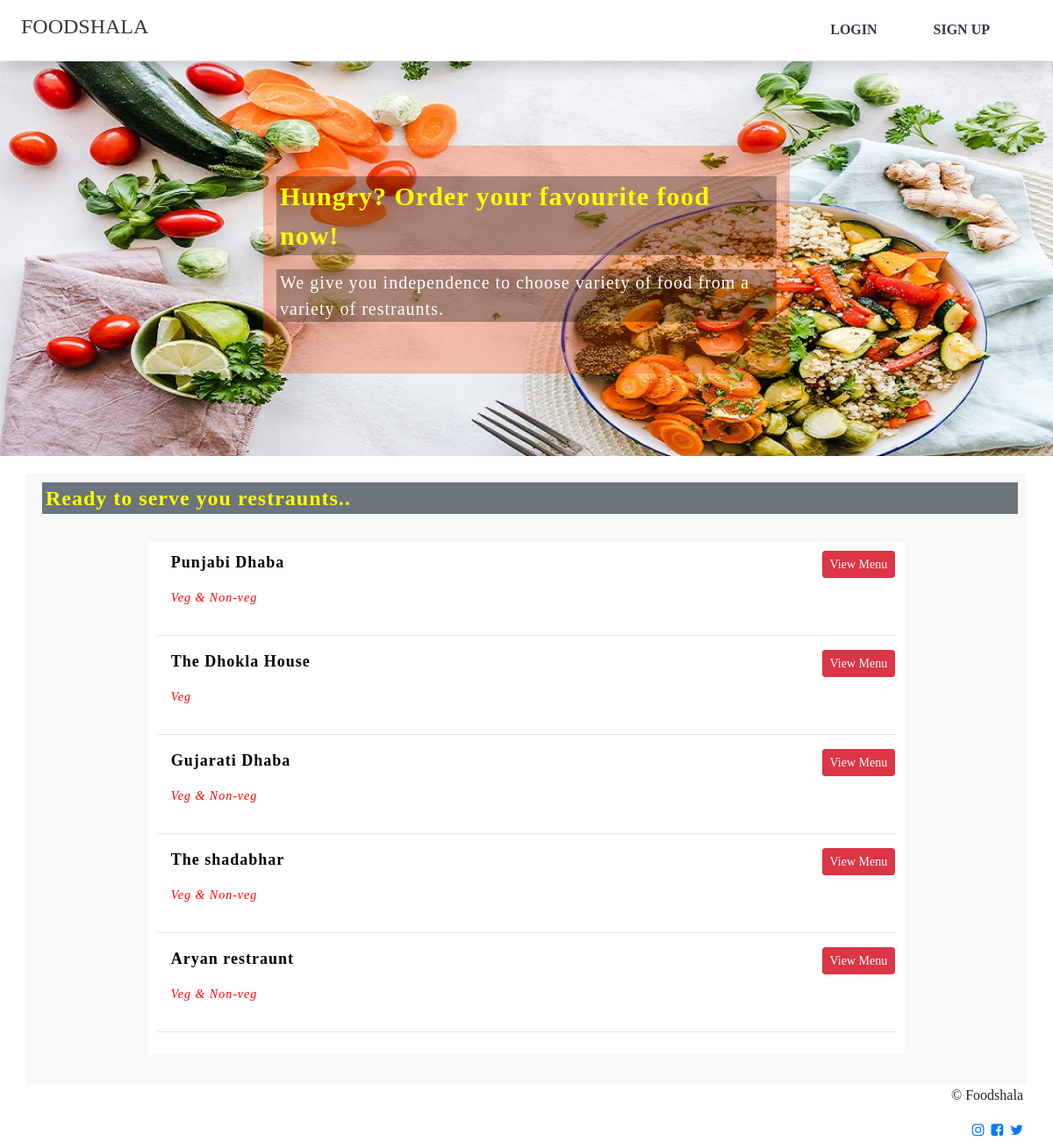
The page / on the database its author committed.
### tables this page shows
CREATE TABLE `restraunts` (
  `restraunt_id` int(11) NOT NULL,
  `restraunt_name` varchar(255) NOT NULL,
  `restraunt_email` varchar(255) NOT NULL,
  `password` varchar(255) NOT NULL,
  `restraunt_address` varchar(255) NOT NULL,
  `restraunt_contact` varchar(255) NOT NULL,
  `restraunt_category` varchar(255) NOT NULL
);

### index.php (called while the page is built)
<?php
require "includes/dbConnection.php";
?>
<?php
include "includes/header.php";
?>
<?php
include "includes/navbar.php";
?>
<?php
 include "includes/mainBanner.php";
?>
<?php
include "includes/restrauntList.php";
?>
<?php
include "includes/footer.php";
?>

### includes/restrauntList.php (the view, shortened to what this page needs)
<section class="restrauntList">
<div class="container">
	<div class="row pb-4">
        <div class="col-sm-12 pb-3">
          <p class="font-weight-bold bg-secondary ml-2 pl-1">Ready to serve you restraunts.. </p>
        </div>
        <div class="col-sm-9 innerRow">
        <?php
              $query = "SELECT * FROM restraunts";
              $result = mysqli_query($con, $query)or die($mysqli_error($con));
              $num = mysqli_num_rows($result);
              if($num >= 1)
              {
               while($row=mysqli_fetch_array($result))
                {
                 ?>
                 <div class="row ml-auto innerDiv">
                  <div class="ml-3">
                    <?php
                  echo "
                    <p class='restrauntName'><b>".$row['restraunt_name']."</b></p><p class='restrauntCtg'><i>".$row['restraunt_category']."</i></p>";
                  ?>
                </div>
                  <div class="mr-3">
                    <?php
                  echo "<a href='restrauntMenu.php?id={$row['restraunt_id']}'><button class='btn btn-danger btn-sm' type='submit' value='View Menu'>View Menu</button></a>";
                   ?>
                  </div>
                </div>
                <hr/>
                <?php
                }
              }
              ?>
            </div>
        	</div>
        </div>
</section>

### css/myStyle.css (style rules this page uses)
body { font-family: 'oswald', san-serif; }
.restrauntList { margin-top:20px; }
.restrauntList .container { background-color:#f8f8f8 ; letter-spacing: 1px; padding:10px; }
.restrauntList .container .row { font-size: 18px; }
.restrauntList .container .row p { font-size: 24px; color:rgba(255, 255, 0);; }
.restrauntList .container .innerRow { letter-spacing: 1px; padding:10px; margin:0 auto; background-color: #fff; }
.restrauntList .container .innerRow .innerDiv { display: flex; justify-content: space-between; }
.restrauntList .container .innerRow .innerDiv .restrauntName { font-size: 18px; color:black; }
.restrauntList .container .innerRow .innerDiv .restrauntCtg { font-size: 14px; color:red; }

### rows shown on the page
restraunts: restraunt_name "Punjabi Dhaba", restraunt_category "Veg & Non-veg"
restraunts: restraunt_name "The Dhokla House", restraunt_category "Veg"
restraunts: restraunt_name "Gujarati Dhaba", restraunt_category "Veg & Non-veg"
restraunts: restraunt_name "The shadabhar", restraunt_category "Veg & Non-veg"
restraunts: restraunt_name "Aryan restraunt", restraunt_category "Veg & Non-veg"
